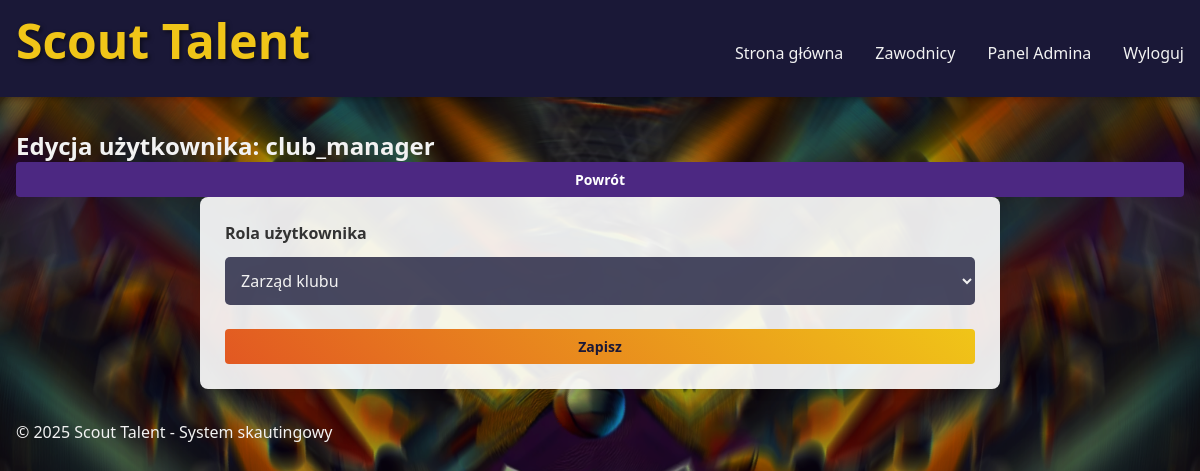
Before: /admin/users/edit/4 (signed in) with the older database file.
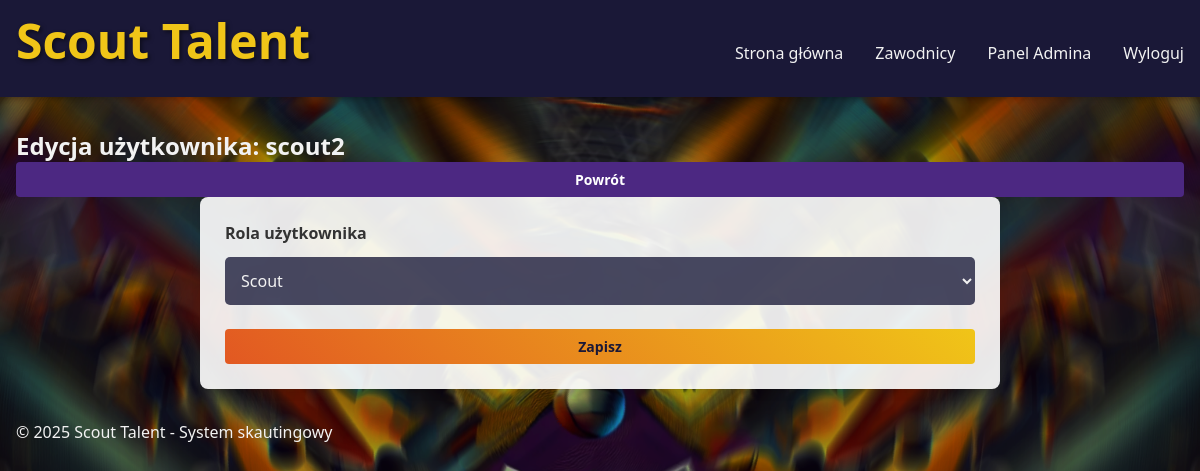
After: the same page with the newer database file.
### app/models.py (models this page shows, shortened)
class User(UserMixin, db.Model):
    id = db.Column(db.Integer, primary_key=True)
    username = db.Column(db.String(64), unique=True, nullable=False)
    email = db.Column(db.String(120), unique=True, nullable=False)
    password_hash = db.Column(db.String(128))
    role = db.Column(db.String(20), default='user')  # user, scout, club_manager, admin
    profile_picture = db.Column(db.String(200), nullable=True)  # Path to profile picture file
    status = db.Column(db.String(20), default='amateur')  # pro/amateur
    players = db.relationship('Player', backref='scout', lazy='dynamic')
    club_id = db.Column(db.Integer, db.ForeignKey('club.id'), nullable=True)

### app/routes/admin_routes.py (the view)
    def decorated_view(*args, **kwargs):
        if not current_user.is_authenticated or current_user.role != 'admin':
            abort(403)  # Forbidden
        return func(*args, **kwargs)

### app/forms.py
class UserRoleForm(FlaskForm):
    role = SelectField('Rola użytkownika', choices=[
        ('user', 'Użytkownik'),
        ('scout', 'Scout'),
        ('club_manager', 'Zarząd klubu'),
        ('admin', 'Administrator')
    ], validators=[DataRequired()])
    submit = SubmitField('Zapisz')

### app/models.py (called while the page is built)
@login_manager.user_loader
def load_user(id):
    return User.query.get(int(id))

### app/routes/admin_routes.py (called while the page is built)
def admin_required(func):
    def decorated_view(*args, **kwargs):
        if not current_user.is_authenticated or current_user.role != 'admin':
            abort(403)  # Forbidden
        return func(*args, **kwargs)
    decorated_view.__name__ = func.__name__
    return decorated_view

@admin.route('/users/edit/<int:user_id>', methods=['GET', 'POST'])
@login_required
@admin_required
def edit_user(user_id):
    user = User.query.get_or_404(user_id)
    form = UserRoleForm(obj=user)
    if form.validate_on_submit():
        user.role = form.role.data
        db.session.commit()
        flash(f'Rola użytkownika {user.username} została zaktualizowana.', 'success')
        return redirect(url_for('admin.users'))
    return render_template('admin/edit_user.html', form=form, user=user)

### app/templates/admin/edit_user.html (shortened to what this page needs)
{% extends 'base.html' %}
{% block content %}
<section class="form-section">
    <div class="header-section">
        <h1>Edycja użytkownika: {{ user.username }}</h1>
        <a href="{{ url_for('admin.users') }}" class="btn btn-secondary">Powrót</a>
    </div>
    <div class="form-container">
        <form method="POST" novalidate>
            <div class="form-group">
                {{ form.role.label }}
                {{ form.role(class="form-control") }}
            </div>
            <div class="form-buttons">
                {{ form.submit(class="btn btn-primary") }}
            </div>
        </form>
    </div>
</section>
{% endblock %}

Changed rows visible on the page:
changed User: username "club_manager" → "scout2"; role "Zarząd klubu" → "Scout"
